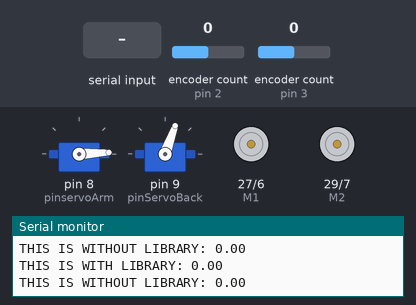
The sketch below on a simulated Arduino Mega 2560, built with avr-gcc and run on an emulated ATmega2560. Parts: 2 × servo, direction and speed pins drawn as motors (green arrow = direction pin HIGH = forward, orange = LOW = backward, longer = more drive), the last lines printed to the serial monitor. The test bench sets the inputs (shaded band); at power-on: encoder count (sensors on pin 2, pin 3) 0.

Above: at 2.1 s.
2.2 s: "l" received over Serial
At 5.3 s:
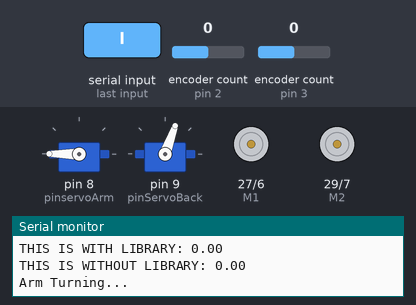
8.2 s: "w" received over Serial
At 10.0 s:
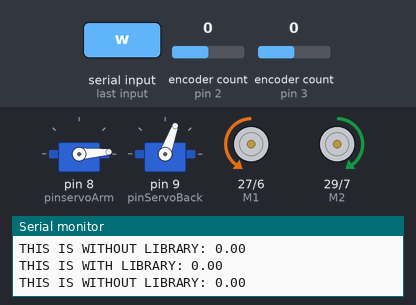
10.6 s: "s" received over Serial
At 11.0 s:
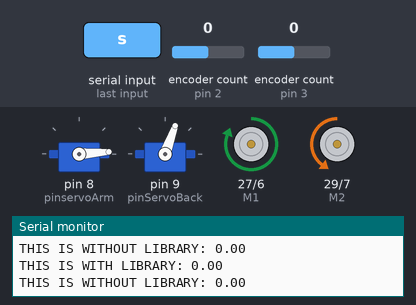
12.1 s: "b" received over Serial
At 14.6 s:
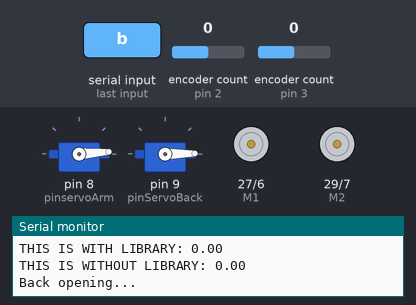
Timing chart, 0 to 16.1 s (numbered marks = the images above; inputs shaded):
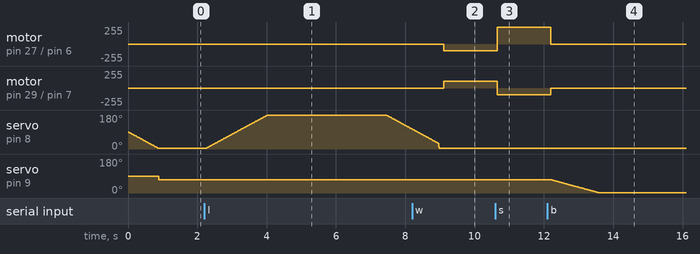

The sketch:

TestOdometry.ino
```cpp
#include <Encoder.h>
#include <Servo.h>
//TODO => CHECK POSITION DE REPOS POUR LE BACK, 180 OU 0?
//En fonction faut changer le setup et la fonction back
//TODO => Voir si 3 secondes (variable waitingBottleOut)suffisent au robot pour sortir les bouteilles et si la
//vitesse est bonne (du dos)
//TODO => Verifier les vitesse du bras, il devrait etre plus rapide pour monter que pour descendre.

//Commandes :
//w => Avancer
//s => Reculer
//a => Gauche
//d  => Droite
//b => Ouvrir le dos (fait arreter le robot)
//l => Faire baisser le bras (fait arreter le robot)

byte incomingByte; //Byte being read from user
//All the speeds are in ms/angle (it is not a speed I know it's the inverse of a speed

Servo servoArm;
int pinservoArm =  8; //Pin of servo for the ARM (PWM)
int positionOfArm;
int uplim = 3; //Position when the arm is at the top
int lowlim =300; //Position when the arm is at the bottom
int upspeedFirstPart = 10;
int upspeedSecondPart = 1;
int downspeed = 10;
int setspeed = 10;
int waitingOnBottleTime = 1000; //Le temps attendu sur la bouteille
int intermediatePosition = 30;

Servo servoBack;
int pinServoBack = 9; //Pin of servo for the back (PWM)
int positionOfBack;
int uplim_b = 70; //Position of back when close
int lowlim_b = 0; //Position of back when open
int speedBack = 20; //Speed back is opening/closing
int waitingBottleOut = 3000; //Waiting for bottle to go out

//Motors, M1 is left wheel, M2 is right wheel
int E1 = 6;     //M1 Speed Control (PWM)
int M1 = 27;     //M1 Direction Control (Digital)
int E2 = 7; //M2 Speed Control (PWM)
int M2 = 29; //M2 Direction control (Digital)
int speedForward = 100; //Speed moving forward between 0 and 255
int speedBackward = 150; //Speed moving backward between 0 and 255
double diameterWheels = 24; //cm
double gearRatio = 74.83; //gear ratio of our pololu;
double countsPerRevolution = 24;
const double factorPulseToSpeed = 1000*PI*diameterWheels/(countsPerRevolution*gearRatio);

//Motors Encodeurs


//Left wheel
const byte leftEncoder0pinA =  3;//Pin for left motor Encodeur  (must be a pin to use interrupt)
const byte leftEncoder0pinB = 4;//Second pin
byte leftEncoder0pinALast;
double durationLeft = 0;
boolean directionReadLeft = true;
double speedWheelLeft = 0;
double durationLeftLibrary = 0;
Encoder leftEncoder(leftEncoder0pinA,leftEncoder0pinB);

//Right wheel
const byte rightEncoder0pinA =  2;//first Pin for right motor Encodeur (must be a pin to use interrupt)
const byte rightEncoder0pinB = 5;//Second pin
byte rightEncoder0pinALast;
double durationRight = 0;
boolean directionReadRight= true;
double speedWheelRight = 0;

Encoder rightEncoder(rightEncoder0pinA,rightEncoder0pinB);

//Time between each loop
unsigned long previousTime = millis();
unsigned long currentTime = millis();
unsigned long diffTime = currentTime - previousTime;

void setup(void)
{
  Serial.begin(57600);      //Set Baud Rate
  pinMode(E1, OUTPUT);
  pinMode(M1, OUTPUT);
  pinMode(E2, OUTPUT);
  pinMode(M2, OUTPUT);
  servoArm.attach(pinservoArm);
  servoBack.attach(pinServoBack);
  positionOfArm = servoArm.read();
  Serial.println("Reseting the arm...");
  armInit();
  Serial.println("DONE");
  positionOfBack = servoBack.read();
  Serial.println("Reseting the back...");
  servoBack.write(uplim_b);
  Serial.println("DONE");
  leftEncoderInit();
 // rightEncoderInit();
  Serial.println("Controls :");
  Serial.println("w to advance.");
  Serial.println("s to back off.");
  Serial.println("a to go left.");
  Serial.println("d to go right.");
  Serial.println("l to make the arm go down.");
  Serial.println("d to open the back.");
  Serial.println("Run keyboard control");

}

void loop(void)
{
  previousTime = currentTime;
  currentTime = millis();
  diffTime = currentTime - previousTime;
  //durationLeftLibrary = leftEncoder.read();
  durationRight = rightEncoder.read();

  speedWheelLeft = factorPulseToSpeed*durationLeft/diffTime; //  cm/ms
  speedWheelRight = factorPulseToSpeed*durationRight/diffTime;//  cm/ms
  Serial.print("THIS IS WITH LIBRARY: ");
  Serial.println(durationLeftLibrary);
  Serial.print("THIS IS WITHOUT LIBRARY: ");
  Serial.println(durationLeft);
  //leftEncoder.write(0);
  rightEncoder.write(0);
    durationLeft = 0;

  delay(100);
 // durationRight = 0;
  if(Serial.available()){
    char val = Serial.read();
    if(val != -1)
    {
      switch(val)
      {
      case 'w'://Move Forward
        Serial.println("Move forward");
        advance (speedForward, speedForward);   //move forward in max speed
        break;
      case 's'://Move Backward
        Serial.println("Move backward");
        back_off (speedBackward, speedForward);   //move back in max speed
        break;
      case 'a'://Turn Left
        turn_L (100,100);
        break;
      case 'd'://Turn Right
        turn_R (100,100);
        break;
      case 'l'://Arm goes down
        arm();
        break;
      case 'b'://Back Opens Up
        back();
        break;
      case 'p':
        speedForward+=10;

        Serial.println("Speed : ");
        Serial.println(speedForward);
        advance (speedForward, speedForward);
        break;
      case 'o':
        speedForward-=10;

        Serial.println("Speed : ");
        Serial.println(speedForward);
        advance (speedForward, speedForward);
        break;

      case 'x':
        stop();
        break;
      }
    }
    else stop();
    Serial.println("Controls : W to advance.");
    Serial.println("s to back off.");
    Serial.println("a to go left.");
    Serial.println("d to go right.");
    Serial.println("l to make the arm go down.");
    Serial.println("d to open the back.");
    Serial.println("Run keyboard control");
  }

}

void arm(){
  stop();
   Serial.println("Arm Turning...");
   for (int position = uplim; position < lowlim; position++) {
     servoArm.write(position);
     delay(downspeed);
   }
   delay(waitingOnBottleTime);
   for (int position = lowlim; position > intermediatePosition; position--) {
     servoArm.write(position);
     delay(upspeedFirstPart);
   }
   for (int position = intermediatePosition; position > uplim; position--) {
     servoArm.write(position);
     delay(upspeedSecondPart);
   }
   Serial.println("-DONE TURNING-");
}

void back(){
   stop();
   Serial.println("Back opening...");
   for (int position = uplim_b; position > lowlim_b; position--) {
     servoBack.write(position);
     delay(speedBack);
   }
   delay(waitingBottleOut);
   for (int position = lowlim_b; position < uplim_b; position++) {
     servoBack.write(position);
     delay(speedBack);
   }
   Serial.println("-DONE OPENING/CLOSING-");
}
void armInit(){
  for (int positionA = positionOfArm; positionA >= uplim; positionA--) {
        servoArm.write(positionA);
        delay(setspeed);
  }
}

//Initialize the left encoder
void leftEncoderInit(){
  directionReadLeft = true;
  pinMode(leftEncoder0pinA, INPUT);
  pinMode(leftEncoder0pinB, INPUT);
  leftEncoder0pinALast = digitalRead(leftEncoder0pinA);
  attachInterrupt(digitalPinToInterrupt(leftEncoder0pinA), leftWheelSpeed, CHANGE);
}

//Initialize the right encoder
void rightEncoderInit(){
  directionReadRight = true;
  pinMode(rightEncoder0pinA, INPUT);
  pinMode(rightEncoder0pinB, INPUT);
  rightEncoder0pinALast = digitalRead(rightEncoder0pinA);
  attachInterrupt(digitalPinToInterrupt(rightEncoder0pinA), rightWheelSpeed, CHANGE);


}

//Reads the pulse of the left encoder
void leftWheelSpeed(){

  int aStateLeft = digitalRead(leftEncoder0pinA);
  if((leftEncoder0pinALast == LOW) && aStateLeft == HIGH){
    int valLeft = digitalRead(leftEncoder0pinB);
    if(valLeft == LOW && directionReadLeft){
      directionReadLeft = false;
      }
    else if(valLeft==HIGH && !directionReadLeft){
      directionReadLeft = true;
      }
  }
  leftEncoder0pinALast = aStateLeft;
  if(!directionReadLeft) durationLeft++;
  else durationLeft--;
}

//Reads the pulse of the right encoder
void rightWheelSpeed(){
      //  Serial.println("rightWheel");

  int aStateRight = digitalRead(rightEncoder0pinA);
  if((rightEncoder0pinALast == LOW) && aStateRight == HIGH){
    int valRight = digitalRead(rightEncoder0pinB);
    if(valRight == LOW && directionReadRight){
      directionReadRight = false;
      }
    else if(valRight==HIGH && !directionReadRight){
      directionReadRight = true;
      }
  }
  rightEncoder0pinALast = aStateRight;
  if(!directionReadRight) durationRight++;
  else durationRight--;
}


void stop(void)                    //Stop
{
  digitalWrite(E1,0);
  digitalWrite(M1,LOW);
  digitalWrite(E2,0);
  digitalWrite(M2,LOW);
}
void advance(char a, char b)          //Move forward
{
  analogWrite (E1,a);      //PWM Speed Control
  digitalWrite(M1,LOW);
  analogWrite (E2,b);
  digitalWrite(M2,HIGH);

}
void back_off (char a, char b)          //Move backward
{
  analogWrite (E1,a);
  digitalWrite(M1,HIGH);
  analogWrite (E2,b);
  digitalWrite(M2,LOW);
}

void turn_L (char a,char b)             //Turn Left
{
  analogWrite (E1,a);
  digitalWrite(M1,LOW);
  analogWrite (E2,b);
  digitalWrite(M2,HIGH);
}

void turn_R (char a,char b)             //Turn Right
{
  analogWrite (E1,a);
  digitalWrite(M1,HIGH);
  analogWrite (E2,b);
  digitalWrite(M2,LOW);
}
```

Measured:
- after the input at 2.2 s, servo on pin 8 (pinservoArm): rises from 3° to 180° in 1.8 s, then falls to 105° in 4.2 s
- after the input at 8.2 s, motor on pin 27 (M1) / pin 6 (E1): stopped → backward 100/255 after 0.91 s; motor on pin 29 (M2) / pin 7 (E2): stopped → forward 100/255 after 0.91 s
- after the input at 10.6 s, motor on pin 27 (M1) / pin 6 (E1): backward 100/255 → forward 255/255 after 0.05 s; motor on pin 29 (M2) / pin 7 (E2): forward 100/255 → backward 100/255 after 0.05 s
- after the input at 12.1 s, motor on pin 27 (M1) / pin 6 (E1): forward 255/255 → stopped after 0.10 s; motor on pin 29 (M2) / pin 7 (E2): backward 100/255 → stopped after 0.10 s; servo on pin 9 (pinServoBack): moves from 70° to 1° over 1.4 s, starting after 0.12 s
